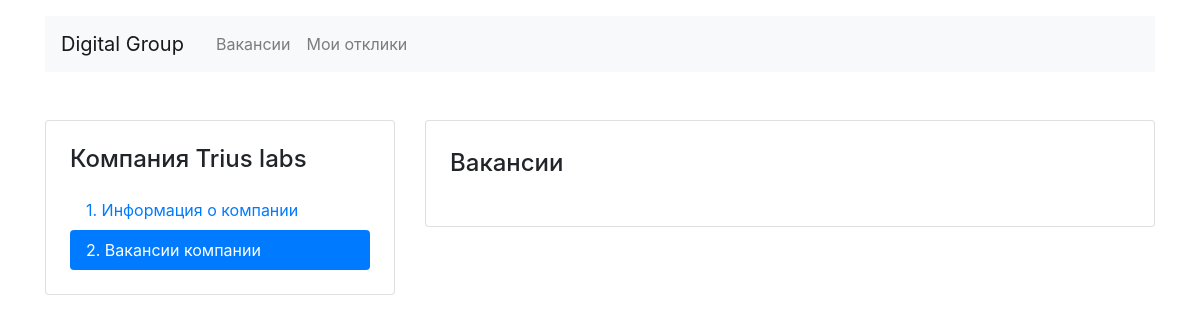
/hrs/vacancies_hr/company/4, run on an earlier commit of the app's database.
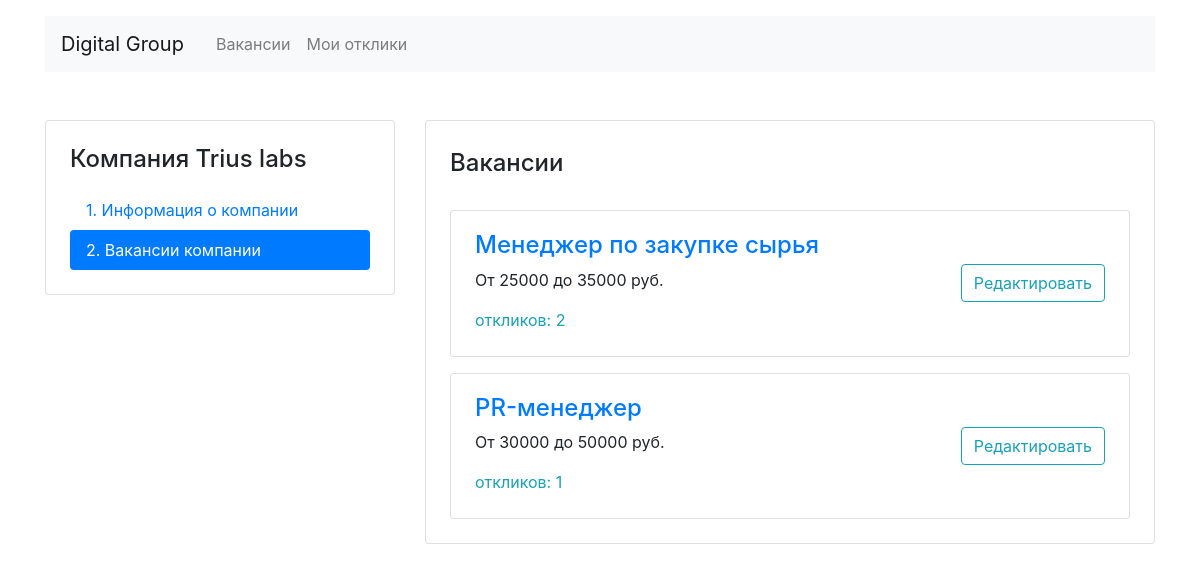
And on a later commit of the database.
### vacancies/models.py (models this page shows, shortened)
class Vacancy(models.Model):
    title = models.CharField(max_length=128)
    speciality = models.ForeignKey(Specialty, on_delete=models.CASCADE, related_name="speciality")
    company = models.ForeignKey(Company, on_delete=models.CASCADE, related_name="company")
    status = models.ForeignKey(Status_Vacancy, on_delete=models.CASCADE, related_name="status_vacancy")
    description = models.CharField(max_length=6000)
    salary_min = models.IntegerField()
    salary_max = models.IntegerField()
    published_at = models.DateField(auto_now_add=True)
    hr = models.ForeignKey(Hr, on_delete=models.CASCADE, related_name="hr_vacancy")
    def get_applications(self):
        return self.vacancy_application.all()

### hrs/views.py (the view)
# urls.py: path('vacancies_hr/company/<int:pk>', DetailVacanciesCompanyView.as_view(), name="vacancies-company"),
class DetailVacanciesCompanyView(DetailView):
    model = Company
    template_name = "hrs/vacancies_company_detail.html"
    def get_context_data(self, **kwargs):
        context = super(DetailVacanciesCompanyView, self).get_context_data(**kwargs)
        context["vacancies"] = Vacancy.objects.filter(company__id=self.kwargs["pk"])
        context["company_list"] = Company.objects.all()
        context["speciality_list"] = Specialty.objects.all()
        return context

### hrs/templates/hrs/vacancies_company_detail.html (shortened to what this page needs)
<!DOCTYPE html>
<html lang="ru" xmlns="http://www.w3.org/1999/html">
<head>
  <link rel="stylesheet" href="https://stackpath.bootstrapcdn.com/bootstrap/4.3.1/css/bootstrap.min.css">
</head>
<body>
    <header class="container mt-3">
    <nav class="navbar navbar-expand-lg navbar-light bg-light">
      <a class="navbar-brand mr-4" href="{% url 'home' %}">Digital Group</a>
      <div class="collapse navbar-collapse justify-content-between" id="navbarNav">
        <ul class="navbar-nav col-10">
          <li class="nav-item">
            <a class="nav-link" href="{% url 'vacancies' %}">Вакансии</a>
          </li>
          <li class="nav-item">
            <a class="nav-link" href="{% url 'applications' %}">Мои отклики</a>
          </li>
        </ul>
      </div>
    </nav>
  </header>
  <main class="container mt-3 pb-5">
    <div class="row mt-5">
      <div class="col-12 col-lg-4">
        <aside class="pt-3 pb-4 px-4 mb-5 card">
          <h1 class="h4 pt-2 pb-2">Компания {{object.name}}</h1>
          <div class="nav flex-column nav-pills">
            <a class="nav-link" href="{% url 'update-company' object.id %}">1. Информация о компании</a>
            <a class="nav-link active" href="{% url 'vacancies-company' object.id %}">2. Вакансии компании</a>
          </div>
        </aside>
      </div>
      <div class="col-12 col-lg-8">
        <div class="card">
          <div class="card-body px-4 pb-4">
            <section class="tab-pane fade show active">
              <h2 class="h4 pt-2 pb-3">Вакансии</h2>
                {% for vac in vacancies %}
              <div class="card mt-3">
                <div class="card-body px-4">
                  <div class="row align-items-center">
                    <div class="col-6 col-lg-8">
                      <a class="h4" href="{% url 'update-vacancy' vac.id %}">{{vac.title}}</a>
                      <p class="pt-2">От {{ vac.salary_min }} до {{ vac.salary_max }} руб.</p>
                      <p class="mb-1">
                        <a href="#" class="text-info">откликов: {{vac.get_applications.count}}</a>
                      </p>
                    </div>
                    <div class="col-6 col-lg-4 text-right">
                      <a href="{% url 'update-vacancy' vac.id %}" class="btn btn-outline-info">Редактировать</a>
                    </div>
                  </div>
                </div>
              </div>
                {% endfor %}
            </section>
          </div>
        </div>
      </div>
    </div>
  </main>
</body>
</html>

What changed in the data, as far as the page shows it:
added Vacancy: title "Менеджер по закупке сырья", salary_min "25000", salary_max "35000", get_applications.count "2"
added Vacancy: title "PR-менеджер", salary_min "30000", salary_max "50000", get_applications.count "1"
